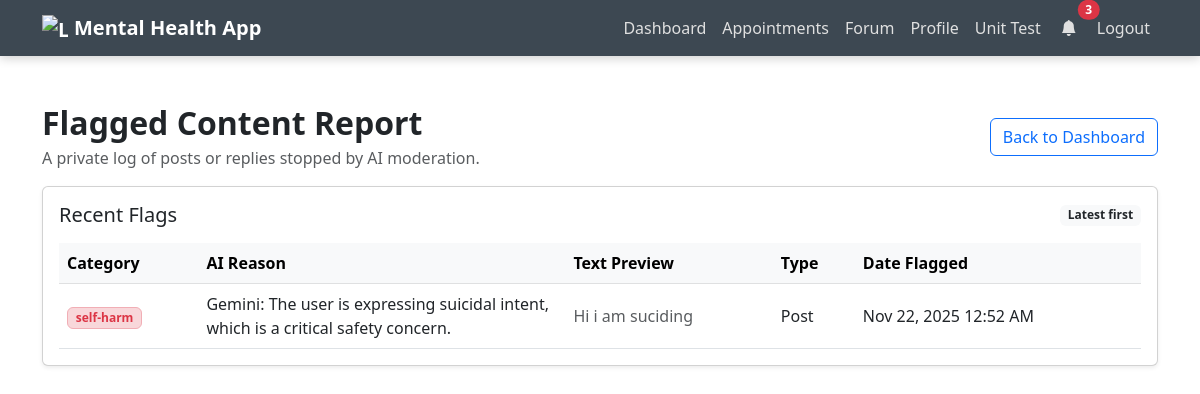
/dashboard/flagged-report (signed in), run on an earlier commit of the app's database.
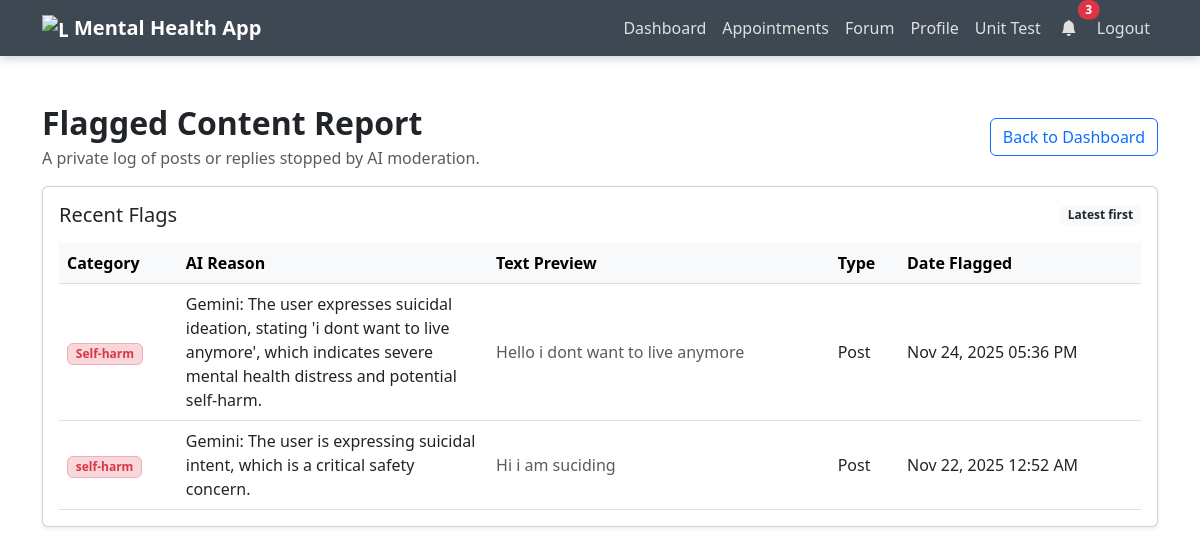
And on a later commit of the database.
### models/flagged_log.py (models this page shows)
class FlaggedLog(db.Model):
    __tablename__ = 'flagged_logs'
    id = db.Column(db.Integer, primary_key=True)
    user_id = db.Column(db.Integer, db.ForeignKey('user.id'), nullable=False)
    text = db.Column(db.Text, nullable=False)
    reason = db.Column(db.String(255), nullable=False)
    category = db.Column(db.String(100))
    source_type = db.Column(db.String(20), nullable=False)
    created_at = db.Column(db.DateTime, default=datetime.utcnow)
    user = db.relationship('User', backref=db.backref('flagged_logs', lazy=True))

### routes/dashboard.py (the view)
@dashboard.route('/dashboard/flagged-report')
@login_required
def flagged_report():
    flagged_items = (
        FlaggedLog.query.filter_by(user_id=current_user.id)
        .order_by(FlaggedLog.created_at.desc())
        .all()
    )
    return render_template('flagged_report.html', logs=flagged_items)

### models/user.py (called while the page is built)
@login_manager.user_loader
def load_user(user_id):
    return User.query.get(int(user_id))

### templates/flagged_report.html (shortened to what this page needs)
{% extends "base.html" %}
{% block content %}
<div class="py-4">
  <div class="d-flex flex-column flex-md-row justify-content-between align-items-start align-items-md-center mb-3">
    <div>
      <h2 class="fw-bold mb-1">Flagged Content Report</h2>
      <p class="text-muted mb-0">A private log of posts or replies stopped by AI moderation.</p>
    </div>
    <a class="btn btn-outline-primary mt-3 mt-md-0" href="{{ url_for('dashboard.home') }}">Back to Dashboard</a>
  </div>
  <div class="card shadow-sm">
    <div class="card-body">
      <div class="d-flex justify-content-between align-items-center mb-3">
        <h5 class="card-title mb-0">Recent Flags</h5>
        <span class="badge bg-light text-dark">Latest first</span>
      </div>
      <div class="table-responsive">
        <table class="table align-middle mb-0">
          <thead class="table-light">
            <tr>
              <th scope="col">Category</th>
              <th scope="col">AI Reason</th>
              <th scope="col">Text Preview</th>
              <th scope="col">Type</th>
              <th scope="col">Date Flagged</th>
            </tr>
          </thead>
          <tbody>
            {% for item in logs %}
            <tr>
              <td>
                <span class="badge bg-danger-subtle text-danger border border-danger-subtle">{{ item.category or 'unspecified' }}</span>
              </td>
              <td class="text-wrap" style="max-width: 240px;">{{ item.reason }}</td>
              <td class="text-muted" style="max-width: 320px;">
                {% set preview = item.text[:120] %}
                {{ preview }}{% if item.text|length > 120 %}&hellip;{% endif %}
              </td>
              <td class="text-capitalize">{{ item.source_type }}</td>
              <td>{{ item.created_at.strftime('%b %d, %Y %I:%M %p') }}</td>
            </tr>
            {% else %}
            <tr>
              <td colspan="5" class="text-center text-muted py-4">No flagged content found.</td>
            </tr>
            {% endfor %}
          </tbody>
        </table>
      </div>
    </div>
  </div>
</div>
{% endblock %}

### templates/base.html (shortened to what this page needs)
<!DOCTYPE html>
<html lang="en">
<head>
  <link href="https://cdn.jsdelivr.net/npm/bootstrap@5.3.0/dist/css/bootstrap.min.css" rel="stylesheet">
  <link rel="stylesheet" href="https://cdn.jsdelivr.net/npm/bootstrap-icons@1.10.5/font/bootstrap-icons.css">
</head>
<body>
  <nav class="navbar navbar-expand-lg navbar-custom">
    <div class="container">
      <a class="navbar-brand" href="#">
        <img src="https://cdn-icons-png.flaticon.com/512/4225/4225973.png" alt="Logo">
        Mental Health App
      </a>
      <div class="collapse navbar-collapse justify-content-end" id="navbarNav">
        <ul class="navbar-nav">
          <li class="nav-item">
            <a class="nav-link {% if request.endpoint == 'dashboard.home' %}active{% endif %}"
              href="{{ url_for('dashboard.home') }}">Dashboard</a>
          </li>
          <li class="nav-item">
            <a class="nav-link {% if request.endpoint and request.endpoint.startswith('appointments.') %}active{% endif %}"
              href="{{ url_for('appointments.index') }}">Appointments</a>
          </li>
          <li class="nav-item">
            <a class="nav-link {% if request.endpoint and request.endpoint.startswith('forum.') %}active{% endif %}"
              href="{{ url_for('forum.forum_home') }}">Forum</a>
          </li>
          <li class="nav-item">
            <a class="nav-link {% if request.endpoint == 'profile.manage_profile' %}active{% endif %}"
              href="{{ url_for('profile.manage_profile') }}">Profile</a>
          </li>
          <li class="nav-item">
            <a class="nav-link {% if request.endpoint and request.endpoint.startswith('unit_test.') %}active{% endif %}"
              href="{{ url_for('unit_test.unit_test_page') }}">Unit Test</a>
          </li>
          <li class="nav-item d-flex align-items-center">
            <button type="button" class="notification-button position-relative" data-bs-toggle="modal"
              data-bs-target="#notificationsModal">
              <i class="bi bi-bell-fill"></i>
              {% if notification_count %}
              <span class="position-absolute top-0 start-100 translate-middle badge rounded-pill bg-danger">
                {{ notification_count }}
              </span>
              {% endif %}
            </button>
          </li>
          <li class="nav-item">
            <a class="nav-link" href="{{ url_for('auth.logout') }}">Logout</a>
          </li>
        </ul>
      </div>
    </div>
  </nav>
  <div class="container mt-3">
    {% block content %}{% endblock %}
  </div>
</body>
</html>

### templates/base.html (style rules this page uses)
.navbar-custom { background-color: #3d4852; box-shadow: 0 2px 10px rgba(0, 0, 0, 0.2); }
.navbar-brand { color: #ffffff !important; font-weight: 600; display: flex; align-items: center; gap: 6px; }
.navbar-brand img { width: 26px; height: 26px; }
.nav-link { color: #e0e0e0 !important; font-weight: 500; transition: color 0.2s, background-color 0.2s; border-radius: 4px; padding: 6px 12px; }
.notification-button { background: transparent; border: none; color: #e0e0e0; font-weight: 500; padding: 6px 12px; }

What changed in the data, as far as the page shows it:
added FlaggedLog: category "Self-harm", reason "Gemini: The user expresses suicidal ideation, stating 'i dont want to live anymore', which indicates severe mental health distress and potential self-harm.", text "Hello i dont want to live anymore", source_type "Post", created_at "Nov 24, 2025 05:36 PM"
